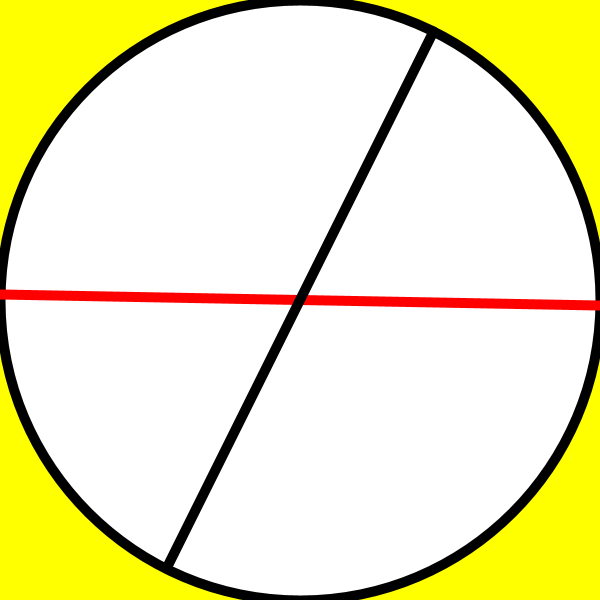
Frame 1 (no input)
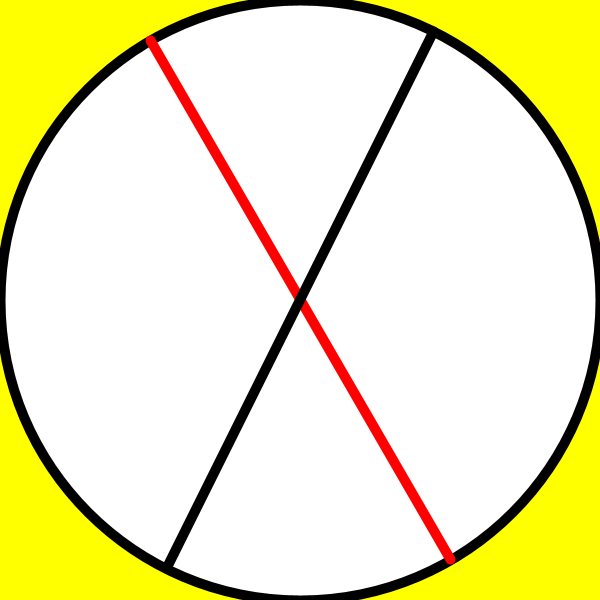
Frame 60 (the mouse pressed at the canvas centre just before this capture)
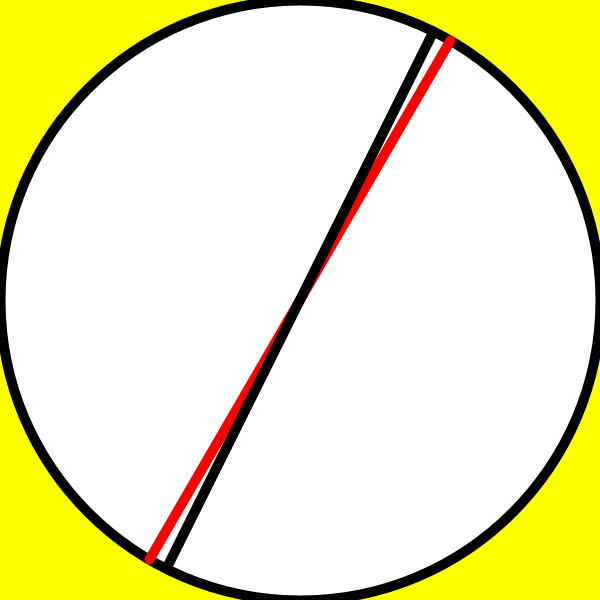
Frame 120 (the mouse held since frame 60 and released just before this capture)

The Processing sketch that drew these frames (run headless with seeded random() and noise(); from frame 60 on, the mouse is pressed at the canvas centre):

// Processing sketch: processing_164735
// ── processing_164735.pde

float uX1 = 0, uY1 = 0, uX2=0, uY2=0, deg =0, randDeg=0;
float tX1= 300, tY1=0, tX2=300, tY2 = 600;
float errRange = 0;
static float centerX = 300, centerY = 300, diameter = 600;
boolean isGameGoing= true, goRight = true;
void setup(){
   
  size(600,600);
  strokeWeight(10);
  initBlackLine();
}
void initBlackLine(){
  randDeg = random(0, 180);
  tX1 = 300 - cos(radians(randDeg))*300;
  tY1 = 300 - sin(radians(randDeg))*300;
  tX2 = 300 + cos(radians(randDeg))*300;
  tY2 = 300 + sin(radians(randDeg))*300;

}

void keyPressed(){
 if(isGameGoing){
 float tVecX = tX2 - tX1;
 float tVecY = tY2 - tY1;
 
 float tVecMag = sqrt(tVecX * tVecX + tVecY * tVecY);
 
 float uVecX = uX2 - uX1;
 float uVecY = uY2 - uY1;
 
 float uVecMag = sqrt(uVecX * uVecX + uVecY * uVecY);
 
 float dot = tVecX * uVecX + tVecY * uVecY;
  
 float cosine = dot / (tVecMag * uVecMag);
 if(cosine>0) 
   errRange = cosine * 100;
 else
   errRange = - cosine*100;
  isGameGoing = false;
 }
 else{
   
   isGameGoing = true;
 }
}

void draw(){

   if(isGameGoing){
       background(255,255,0);
       
       stroke(0);
       fill(255);
       ellipse(centerX,centerY,diameter,diameter);
       
       // move CutterLine
       if(goRight) deg+=1;  
       else deg -=1;
       
       uX1 = 300 - cos(radians(deg))*300;
       uY1 = 300 - sin(radians(deg))*300;
       uX2 = 300 + cos(radians(deg))*300;
       uY2 = 300 + sin(radians(deg))*300;
    
      stroke(255,0,0);
      line(uX1, uY1, uX2, uY2);
     
      
       
      stroke(0,0,0);
      line(tX1,tY1,tX2,tY2);
   }
   else{
      textSize(30);
      fill(255,0,0);
      if(errRange<8){
        text(":) \nNice Cutter", 0, height *6/7);
        initBlackLine();
        goRight = !(goRight);
      }
      else{
        text(":( \nTry Again", 0, height *6/7);
      }
  }
}
